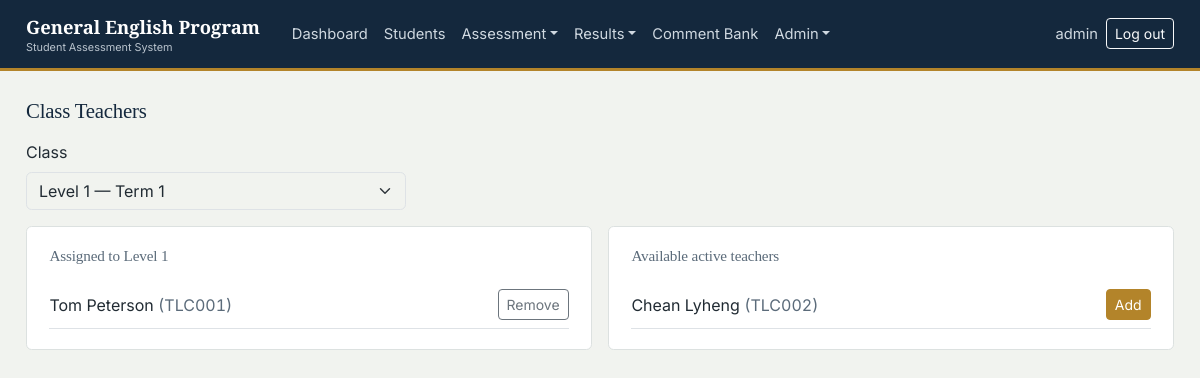
/class-teachers/ (signed in), run on the app's committed database.
### gep/models.py (models this page shows, shortened)
class ClassGroup(models.Model):
    name = models.CharField(max_length=100)  # "Level 1"
    room = models.CharField(max_length=50, blank=True)
    term = models.ForeignKey(Term, related_name='classes', on_delete=models.CASCADE)
    book = models.CharField(max_length=150, blank=True)
    subject = models.CharField(max_length=100, default='GEP')
    total_class_days = models.PositiveIntegerField(default=20)
    class Meta:
        ordering = ['term', 'name']

class Teacher(models.Model):
    SEX_CHOICES = [('M', 'Male'), ('F', 'Female')]
    STATUS_CHOICES = [('Active', 'Active'), ('Inactive', 'Inactive')]
    user = models.OneToOneField(settings.AUTH_USER_MODEL, on_delete=models.CASCADE, related_name='teacher')
    teacher_id = models.CharField(max_length=10, unique=True, editable=False, blank=True)
    english_name = models.CharField(max_length=150)
    khmer_name = models.CharField(max_length=150, blank=True)
    sex = models.CharField(max_length=1, choices=SEX_CHOICES)
    email = models.EmailField(blank=True)
    phone = models.CharField(max_length=30, blank=True)
    subject = models.CharField(max_length=100, blank=True)
    status = models.CharField(max_length=10, choices=STATUS_CHOICES, default='Active')
    classes = models.ManyToManyField(ClassGroup, through='TeacherAssignment', related_name='teachers', blank=True)
    class Meta:
        ordering = ['teacher_id']

### gep/views.py (the view, shortened to what this page needs)
# urls.py: path('class-teachers/', views.class_teachers, name='class-teachers'),
@admin_required
def class_teachers(request):
    classes = ClassGroup.objects.select_related('term').all()
    class_id = request.GET.get('class_id') or request.POST.get('class_id')
    current = classes.filter(pk=class_id).first() if class_id else classes.first()
    context = {
        'classes': classes,
        'current': current,
        'assigned': current.teachers.all() if current else Teacher.objects.none(),
        'available': (Teacher.objects.filter(status='Active').exclude(pk__in=current.teachers.values('pk')))
                     if current else Teacher.objects.none(),
        'base_template': base_template(request),
    }
    return render(request, 'gep/class_teachers.html', context)

### gep/mixins.py (called while the page is built)
def admin_required(view_func):
    @wraps(view_func)
    @login_required
    def wrapper(request, *args, **kwargs):
        if not request.user.is_superuser:
            raise PermissionDenied("Only an Admin account can access this page.")
        return view_func(request, *args, **kwargs)
    return wrapper

### gep/views.py (called while the page is built)
def base_template(request):
    return 'gep/_partial_base.html' if getattr(request, 'htmx', False) else 'gep/base.html'

### gep/templates/gep/class_teachers.html
{% extends base_template %}
{% block content %}
<h2 class="font-serif mb-3" style="font-size:1.3rem;">Class Teachers</h2>
<form method="get" class="mb-3" style="max-width: 380px;">
  <label class="form-label">Class</label>
  <select name="class_id" class="form-select" onchange="this.form.submit()">
    {% for c in classes %}
      <option value="{{ c.pk }}" {% if current and c.pk == current.pk %}selected{% endif %}>{{ c.name }} — {{ c.term.name }}</option>
    {% endfor %}
  </select>
</form>
{% if current %}
<div id="class-teachers-panel">
  {% include 'gep/_class_teachers_panel.html' %}
</div>
{% else %}
<div class="sheet">No classes yet. <a href="{% url 'classgroup-create' %}">Create one first</a>.</div>
{% endif %}
{% endblock %}

### gep/templates/gep/base.html (shortened to what this page needs)
{% load static %}<!DOCTYPE html>
<html lang="en">
<head>
<link rel="stylesheet" href="https://cdn.jsdelivr.net/npm/bootstrap@5.3.3/dist/css/bootstrap.min.css">
<link rel="stylesheet" href="https://cdn.jsdelivr.net/npm/bootstrap-icons@1.11.3/font/bootstrap-icons.css">
<link rel="stylesheet" href="{% static 'gep/css/custom.css' %}">
</head>
<body>
{% if user.is_authenticated %}
<nav class="navbar navbar-expand-lg gep-navbar" aria-label="Main navigation">
  <div class="gep-shell d-flex align-items-center w-100 py-0">
    <a class="navbar-brand me-4" href="{% url 'dashboard' %}">
      General English Program
      <small>Student Assessment System</small>
    </a>
    <div class="collapse navbar-collapse" id="navMain">
      <ul class="navbar-nav me-auto">
        <li class="nav-item"><a class="nav-link {% if request.resolver_match.url_name == 'dashboard' %}active{% endif %}" href="{% url 'dashboard' %}">Dashboard</a></li>
        <li class="nav-item"><a class="nav-link {% if request.resolver_match.url_name == 'students' %}active{% endif %}" href="{% url 'students' %}">Students</a></li>
        <li class="nav-item dropdown">
          <a class="nav-link dropdown-toggle" href="#" data-bs-toggle="dropdown">Assessment</a>
        </li>
        <li class="nav-item dropdown">
          <a class="nav-link dropdown-toggle" href="#" data-bs-toggle="dropdown">Results</a>
        </li>
        <li class="nav-item"><a class="nav-link" href="{% url 'comment-bank' %}">Comment Bank</a></li>
        {% if user.is_superuser %}
        <li class="nav-item dropdown">
          <a class="nav-link dropdown-toggle" href="#" data-bs-toggle="dropdown">Admin</a>
        </li>
        {% endif %}
      </ul>
      <ul class="navbar-nav align-items-lg-center">
        <li class="nav-item"><span class="nav-link disabled">{{ user.get_username }}</span></li>
        <li class="nav-item">
          <form method="post" action="{% url 'logout' %}">{% csrf_token %}
            <button type="submit" class="btn btn-sm btn-outline-light">Log out</button>
          </form>
        </li>
      </ul>
    </div>
  </div>
</nav>
{% endif %}
<div class="gep-shell">
  <div id="page-content">
    {% block content %}{% endblock %}
  </div>
</div>
</body>
</html>

### gep/templates/gep/_class_teachers_panel.html (shortened to what this page needs)
<div class="row g-3">
  <div class="col-md-6">
    <div class="sheet h-100">
      <h3 class="text-slate mb-3" style="font-size:0.95rem;">Assigned to {{ current.name }}</h3>
      {% for t in assigned %}
        <div class="d-flex justify-content-between align-items-center border-bottom py-2">
          <span>{{ t.english_name }} <span class="text-slate">({{ t.teacher_id }})</span></span>
          <form method="post" action="{% url 'class-teachers' %}"
                hx-post="{% url 'class-teachers' %}" hx-target="#class-teachers-panel" hx-swap="innerHTML">
            <button type="submit" class="btn btn-sm btn-outline-secondary">Remove</button>
          </form>
        </div>
      {% empty %}
        <p class="text-slate">No teachers assigned yet.</p>
      {% endfor %}
    </div>
  </div>
  <div class="col-md-6">
    <div class="sheet h-100">
      <h3 class="text-slate mb-3" style="font-size:0.95rem;">Available active teachers</h3>
      {% for t in available %}
        <div class="d-flex justify-content-between align-items-center border-bottom py-2">
          <span>{{ t.english_name }} <span class="text-slate">({{ t.teacher_id }})</span></span>
          <form method="post" action="{% url 'class-teachers' %}"
                hx-post="{% url 'class-teachers' %}" hx-target="#class-teachers-panel" hx-swap="innerHTML">
            <button type="submit" class="btn btn-sm btn-accent">Add</button>
          </form>
        </div>
      {% empty %}
        <p class="text-slate">No other active teachers available.</p>
      {% endfor %}
    </div>
  </div>
</div>

### gep/static/gep/css/custom.css (style rules this page uses)
:root { --ink: #14283d; --ink-soft: #1f3b57; --steel: #3d5a73; --brass: #b3842a; --brass-deep: #8f6a20; --paper: #f1f3ef; --surface: #ffffff; --slate: #5b6b7a; --line: #dce1e0; --good: #2f7d5a; --good-bg: #e7f2ec; --warn: #b9832e; --warn-bg: #faf1e2; --bad: #ab3d3d; --bad-bg: #f7e9e9; --excused: #5b6f86; --excused-bg: #eaeef2; --bs-primary: var(--ink); --bs-primary-rgb: 20, 40, 61; --bs-link-color: var(--ink-soft); --bs-link-hover-color: var(--brass-deep); --bs-body-bg: var(--paper); --bs-body-color: #212b33; --bs-border-radius: 0.35rem; --bs-border-radius-sm: 0.25rem; --bs-border-radius-lg: 0.45rem; --bs-font-sans-serif: 'Inter', 'Noto Sans Khmer', -apple-system, sans-serif; }
body { font-family: var(--bs-font-sans-serif); background-color: var(--paper); font-variant-numeric: tabular-nums; }
h1, h2, h3, h4, .font-serif { font-family: 'Source Serif 4', Georgia, serif; color: var(--ink); letter-spacing: -0.01em; }
a { text-decoration: none; }
.gep-navbar { background: var(--ink); border-bottom: 3px solid var(--brass); }
.gep-navbar .navbar-brand { font-family: 'Source Serif 4', Georgia, serif; font-weight: 600; font-size: 1.15rem; color: #fff; }
.gep-navbar .navbar-brand small { display: block; font-family: var(--bs-font-sans-serif); font-size: 0.68rem; color: #b9c3cd; font-weight: 400; margin-top: -2px; }
.gep-navbar .nav-link { color: #cfd8e0; font-size: 0.92rem; padding-top: 0.65rem; padding-bottom: 0.65rem; }
.gep-shell { max-width: 1180px; margin: 0 auto; padding: 1.75rem 1rem 3rem; }
.sheet { background: var(--surface); border: 1px solid var(--line); border-radius: var(--bs-border-radius); padding: 1.25rem 1.4rem; }
.btn-accent { background-color: var(--brass); border-color: var(--brass); color: #fff; }
.text-slate { color: var(--slate); }

### data on the page
ClassGroup: name "Level 1"
Teacher: english_name "Tom Peterson", teacher_id "TLC001"
Teacher: english_name "Chean Lyheng", teacher_id "TLC002"

### other printed values
{{ user.get_username }} "admin"
form field class_id "Level 1 — Term 1"
